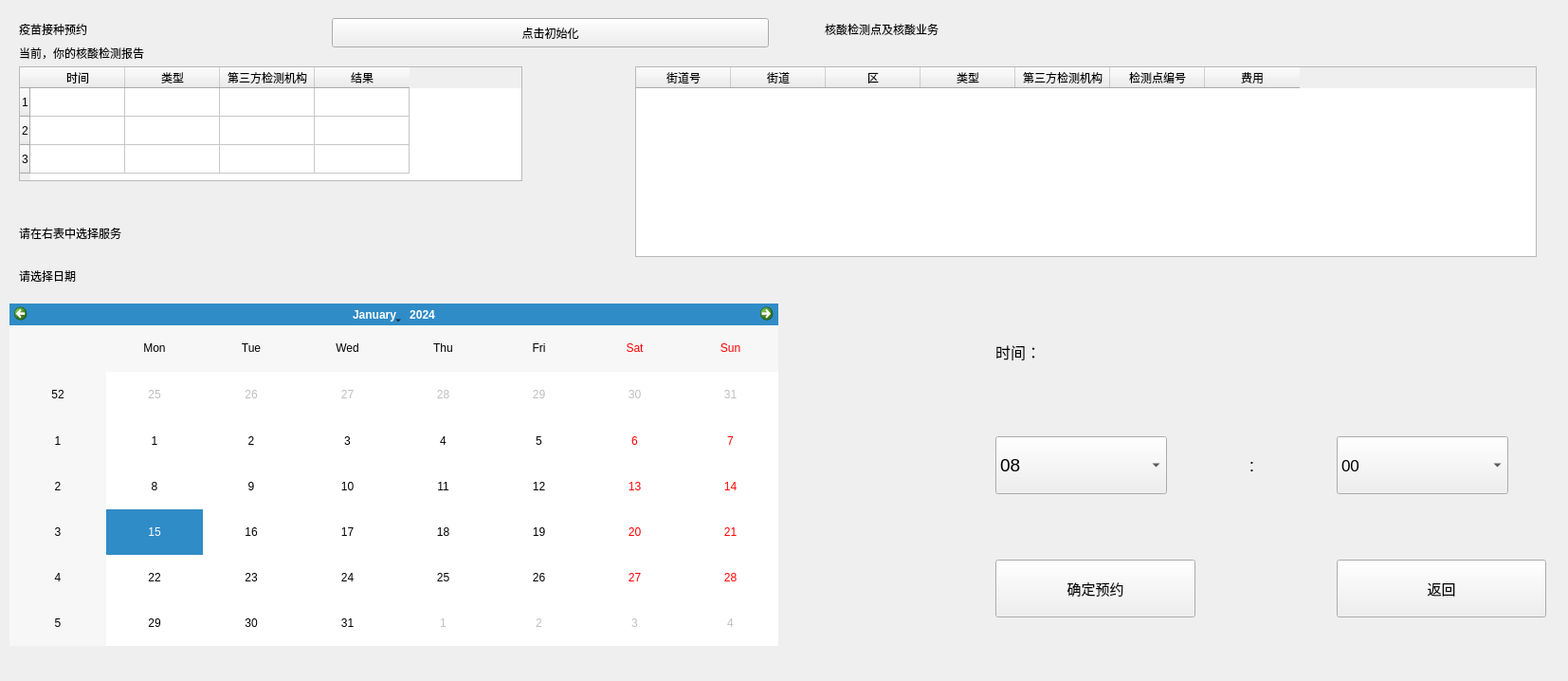
<?xml version="1.0" encoding="UTF-8"?>
<ui version="4.0">
 <class>test_appointment</class>
 <widget class="QWidget" name="test_appointment">
  <property name="geometry">
   <rect>
    <x>0</x>
    <y>0</y>
    <width>1654</width>
    <height>718</height>
   </rect>
  </property>
  <property name="sizePolicy">
   <sizepolicy hsizetype="Preferred" vsizetype="Preferred">
    <horstretch>0</horstretch>
    <verstretch>0</verstretch>
   </sizepolicy>
  </property>
  <property name="minimumSize">
   <size>
    <width>1654</width>
    <height>718</height>
   </size>
  </property>
  <property name="windowTitle">
   <string>核酸检测预约</string>
  </property>
  <widget class="QLabel" name="label_4">
   <property name="geometry">
    <rect>
     <x>20</x>
     <y>230</y>
     <width>291</width>
     <height>31</height>
    </rect>
   </property>
   <property name="text">
    <string>请在右表中选择服务</string>
   </property>
  </widget>
  <widget class="QPushButton" name="pushButton">
   <property name="geometry">
    <rect>
     <x>350</x>
     <y>19</y>
     <width>461</width>
     <height>31</height>
    </rect>
   </property>
   <property name="sizePolicy">
    <sizepolicy hsizetype="Preferred" vsizetype="Preferred">
     <horstretch>0</horstretch>
     <verstretch>0</verstretch>
    </sizepolicy>
   </property>
   <property name="text">
    <string>点击初始化</string>
   </property>
  </widget>
  <widget class="QCalendarWidget" name="calendarWidget">
   <property name="geometry">
    <rect>
     <x>10</x>
     <y>320</y>
     <width>811</width>
     <height>361</height>
    </rect>
   </property>
  </widget>
  <widget class="QLabel" name="label_3">
   <property name="geometry">
    <rect>
     <x>870</x>
     <y>10</y>
     <width>771</width>
     <height>41</height>
    </rect>
   </property>
   <property name="text">
    <string>核酸检测点及核酸业务</string>
   </property>
  </widget>
  <widget class="QLabel" name="label_5">
   <property name="geometry">
    <rect>
     <x>20</x>
     <y>280</y>
     <width>391</width>
     <height>21</height>
    </rect>
   </property>
   <property name="text">
    <string>请选择日期</string>
   </property>
  </widget>
  <widget class="QPushButton" name="back">
   <property name="geometry">
    <rect>
     <x>1410</x>
     <y>590</y>
     <width>221</width>
     <height>61</height>
    </rect>
   </property>
   <property name="font">
    <font>
     <pointsize>11</pointsize>
    </font>
   </property>
   <property name="text">
    <string>返回</string>
   </property>
  </widget>
  <widget class="QLabel" name="label">
   <property name="geometry">
    <rect>
     <x>20</x>
     <y>10</y>
     <width>321</width>
     <height>41</height>
    </rect>
   </property>
   <property name="text">
    <string>疫苗接种预约</string>
   </property>
  </widget>
  <widget class="QPushButton" name="confirm">
   <property name="geometry">
    <rect>
     <x>1050</x>
     <y>590</y>
     <width>211</width>
     <height>61</height>
    </rect>
   </property>
   <property name="font">
    <font>
     <pointsize>11</pointsize>
    </font>
   </property>
   <property name="text">
    <string>确定预约</string>
   </property>
  </widget>
  <widget class="QTableWidget" name="personal_tb">
   <property name="geometry">
    <rect>
     <x>20</x>
     <y>70</y>
     <width>531</width>
     <height>121</height>
    </rect>
   </property>
   <row>
    <property name="text">
     <string>1</string>
    </property>
   </row>
   <row>
    <property name="text">
     <string>2</string>
    </property>
   </row>
   <row>
    <property name="text">
     <string>3</string>
    </property>
   </row>
   <column>
    <property name="text">
     <string>时间</string>
    </property>
   </column>
   <column>
    <property name="text">
     <string>类型</string>
    </property>
   </column>
   <column>
    <property name="text">
     <string>第三方检测机构</string>
    </property>
   </column>
   <column>
    <property name="text">
     <string>结果</string>
    </property>
   </column>
  </widget>
  <widget class="QTableWidget" name="test_tb">
   <property name="geometry">
    <rect>
     <x>670</x>
     <y>70</y>
     <width>951</width>
     <height>201</height>
    </rect>
   </property>
   <column>
    <property name="text">
     <string>街道号</string>
    </property>
   </column>
   <column>
    <property name="text">
     <string>街道</string>
    </property>
   </column>
   <column>
    <property name="text">
     <string>区</string>
    </property>
   </column>
   <column>
    <property name="text">
     <string>类型</string>
    </property>
   </column>
   <column>
    <property name="text">
     <string>第三方检测机构</string>
    </property>
   </column>
   <column>
    <property name="text">
     <string>检测点编号</string>
    </property>
   </column>
   <column>
    <property name="text">
     <string>费用</string>
    </property>
   </column>
  </widget>
  <widget class="QLabel" name="label_2">
   <property name="geometry">
    <rect>
     <x>20</x>
     <y>40</y>
     <width>261</width>
     <height>31</height>
    </rect>
   </property>
   <property name="text">
    <string>当前，你的核酸检测报告</string>
   </property>
  </widget>
  <widget class="QLabel" name="label_8">
   <property name="geometry">
    <rect>
     <x>1280</x>
     <y>450</y>
     <width>81</width>
     <height>81</height>
    </rect>
   </property>
   <property name="font">
    <font>
     <pointsize>14</pointsize>
    </font>
   </property>
   <property name="text">
    <string>:</string>
   </property>
   <property name="alignment">
    <set>Qt::AlignCenter</set>
   </property>
  </widget>
  <widget class="QComboBox" name="min">
   <property name="geometry">
    <rect>
     <x>1410</x>
     <y>460</y>
     <width>181</width>
     <height>61</height>
    </rect>
   </property>
   <property name="font">
    <font>
     <pointsize>13</pointsize>
    </font>
   </property>
   <item>
    <property name="text">
     <string>00</string>
    </property>
   </item>
   <item>
    <property name="text">
     <string>10</string>
    </property>
   </item>
   <item>
    <property name="text">
     <string>20</string>
    </property>
   </item>
   <item>
    <property name="text">
     <string>30</string>
    </property>
   </item>
   <item>
    <property name="text">
     <string>40</string>
    </property>
   </item>
   <item>
    <property name="text">
     <string>50</string>
    </property>
   </item>
  </widget>
  <widget class="QLabel" name="label_6">
   <property name="geometry">
    <rect>
     <x>1050</x>
     <y>320</y>
     <width>281</width>
     <height>101</height>
    </rect>
   </property>
   <property name="font">
    <font>
     <pointsize>12</pointsize>
    </font>
   </property>
   <property name="text">
    <string>时间：</string>
   </property>
  </widget>
  <widget class="QComboBox" name="hour">
   <property name="geometry">
    <rect>
     <x>1050</x>
     <y>460</y>
     <width>181</width>
     <height>61</height>
    </rect>
   </property>
   <property name="font">
    <font>
     <pointsize>14</pointsize>
    </font>
   </property>
   <item>
    <property name="text">
     <string>08</string>
    </property>
   </item>
   <item>
    <property name="text">
     <string>09</string>
    </property>
   </item>
   <item>
    <property name="text">
     <string>10</string>
    </property>
   </item>
   <item>
    <property name="text">
     <string>11</string>
    </property>
   </item>
   <item>
    <property name="text">
     <string>12</string>
    </property>
   </item>
   <item>
    <property name="text">
     <string>13</string>
    </property>
   </item>
   <item>
    <property name="text">
     <string>14</string>
    </property>
   </item>
   <item>
    <property name="text">
     <string>15</string>
    </property>
   </item>
   <item>
    <property name="text">
     <string>16</string>
    </property>
   </item>
   <item>
    <property name="text">
     <string>17</string>
    </property>
   </item>
   <item>
    <property name="text">
     <string>18</string>
    </property>
   </item>
   <item>
    <property name="text">
     <string>19</string>
    </property>
   </item>
   <item>
    <property name="text">
     <string>20</string>
    </property>
   </item>
   <item>
    <property name="text">
     <string>21</string>
    </property>
   </item>
   <item>
    <property name="text">
     <string>22</string>
    </property>
   </item>
  </widget>
 </widget>
 <resources/>
 <connections/>
</ui>
